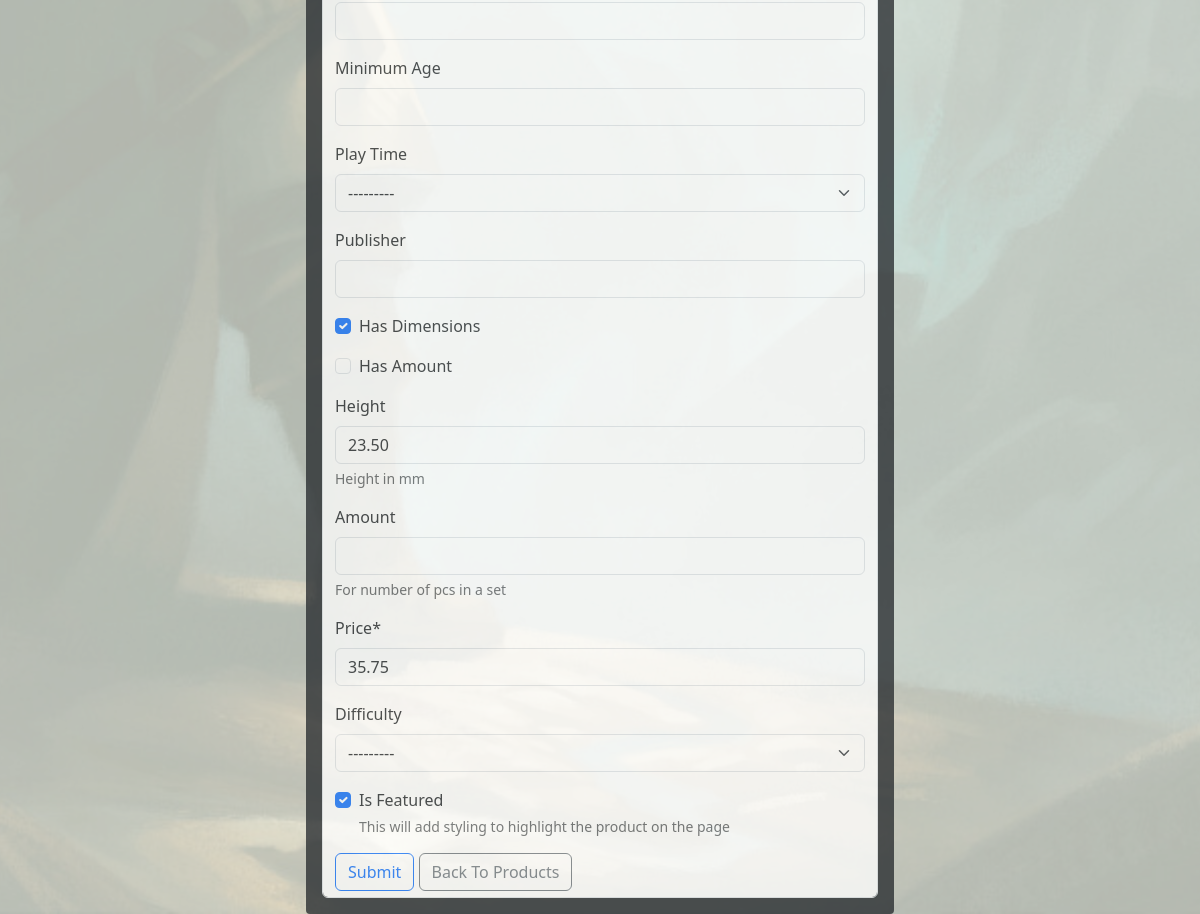
The page /products/edit/2/ (signed in, lower part) on the database as committed earlier.
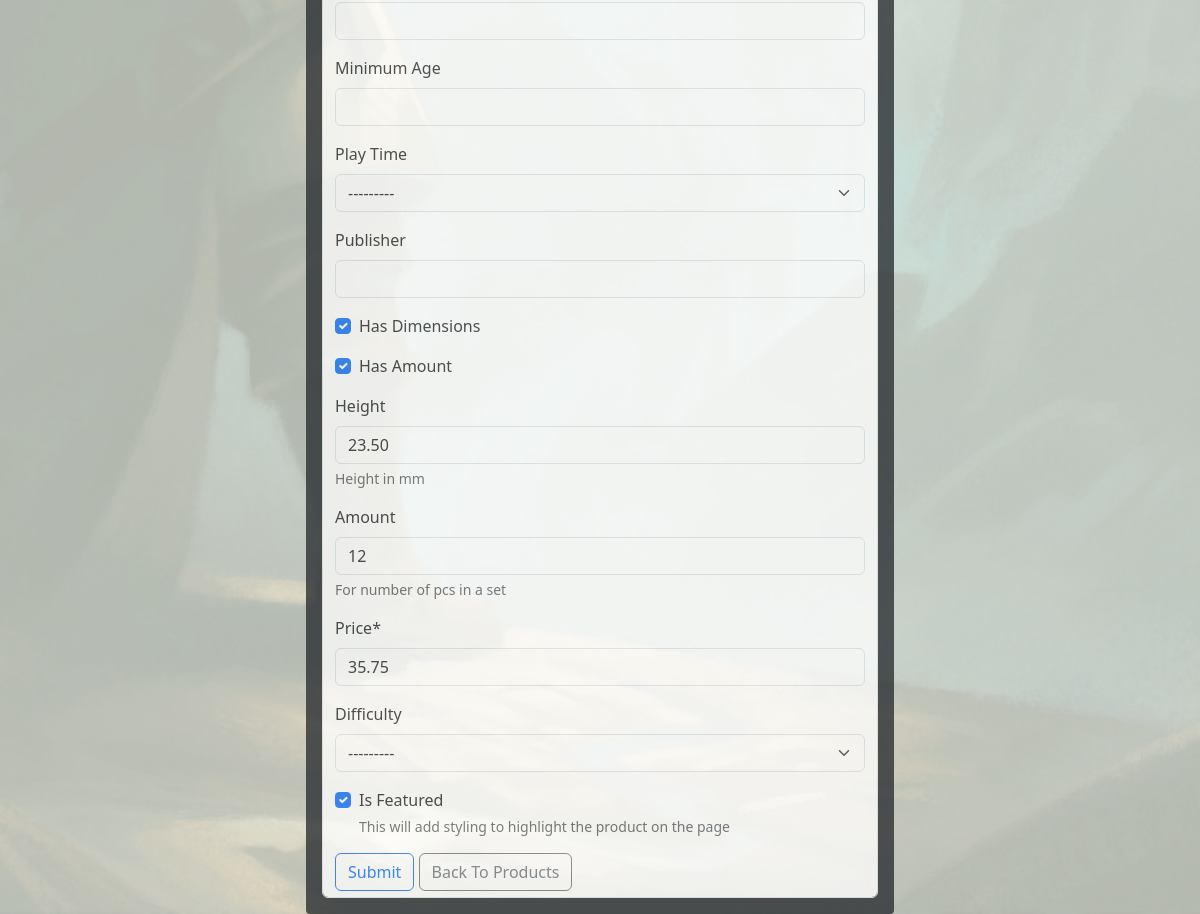
The same page on the database as committed later.
### products/models.py (models this page shows, shortened)
class Product(models.Model):
    class PlayTime(models.IntegerChoices):
        MINI = 15, 'Mini'
        SHORT = 30, 'Short'
        MEDIUM = 60, 'Medium'
        LONG = 120, 'Long'
        EPIC = 240, 'Epic'
        LEGENDARY = 480, 'Legendary'
    class Difficulty(models.IntegerChoices):
        EASY = 1, 'Easy'
        MEDIUM = 2, 'Medium'
        HARD = 3, 'Hard'
        EXPERT = 4, 'Expert'
        MASTER = 5, 'Master'
    """ A model to represent a product"""
    category = models.ForeignKey(
        'Category',
        null=True,
        blank=True,
        on_delete=models.SET_NULL
    )
    tags = models.ManyToManyField(
        'Tag',
        blank=True,
        verbose_name='Tags',
        related_name='products',
        help_text= 'Hold "Crtl" while clicking select multiple tags'
    )
    name = models.CharField(
        max_length=255,
        null=False,
        blank=False,
        unique=True,
        verbose_name='Product Name'
    )
    sku = models.CharField(
        max_length=255,
        null=True,
        blank=True,
        unique=True,
        verbose_name='SKU',
        help_text='Stock Keeping Unit, generated automatically'
    )
    year = models.IntegerField(
        validators=[
            MinValueValidator(1900),
            MaxValueValidator(datetime.now().year)
        ],
        null=True,
        blank=True,
        verbose_name='Year Released',
        help_text='Year the product was released, e.g. 2024'
    )
    description = models.TextField(
        max_length=2048,
        null=False,
        blank=False,
        verbose_name='Description'
    )
    min_players = models.IntegerField(
        validators=[
            MinValueValidator(1),
            MaxValueValidator(10),
        ],
        null=True,
        blank=True,
        verbose_name='Minimum Players'
    )
    max_players = models.IntegerField(
        validators=[
            MinValueValidator(2),
            MaxValueValidator(24),
        ],
        null=True,
        blank=True,
        verbose_name='Maximum Players'
    )
    min_age = models.IntegerField(
        validators=[
            MinValueValidator(2),
            MaxValueValidator(99),
        ],
        null=True,
        blank=True,
        verbose_name='Minimum Age'
    )
    play_time = models.IntegerField(
        choices=PlayTime.choices,
        null=True,
        blank=True,
        verbose_name='Play Time',
        default=PlayTime.SHORT,
    )
    publisher = models.CharField(
        max_length=255,
        null=True,
        blank=True,
        verbose_name='Publisher'
    )
    has_dimensions = models.BooleanField(
        default=False,
        verbose_name='Has Dimensions'
    )
    has_amount = models.BooleanField(
        default=False,
        verbose_name='Has Amount'
    )
    height = models.DecimalField(
        max_digits=6,
        decimal_places=2,
        null=True,
        blank=True,
        verbose_name='Height',
        help_text='Height in mm'
    )
    amount = models.IntegerField(
        validators=[
            MinValueValidator(2),
            MaxValueValidator(100),
        ],
        null=True,
        blank=True,
        verbose_name='Amount',
        help_text='For number of pcs in a set'
    )
    rating = models.DecimalField(
        max_digits=3,
        decimal_places=2,
        null=True,
        blank=True,
        verbose_name='Rating'
    )
    price = models.DecimalField(
        max_digits=6,
        decimal_places=2,
        null=False,
        blank=False,
        verbose_name='Price'
    )
    difficulty = models.IntegerField(
        choices=Difficulty.choices,
        null=True,
        blank=True,
        verbose_name='Difficulty',
        default=Difficulty.MEDIUM
    )
    is_featured = models.BooleanField(
        default=False,
        verbose_name='Is Featured',
        help_text='This will add styling to highlight the product on the page'
    )
    is_active = models.BooleanField(
        default=True,
        verbose_name='Is Active'
    )
    class Meta:
        verbose_name = 'Product'
        verbose_name_plural = 'Products'
        ordering = ['name']

### products/views.py (the view, shortened to what this page needs)
# urls.py: path('edit/<int:product_id>/', ProductEditView.as_view(), name='edit_product'),
class ProductEditView(View):
    def get(self, request, product_id, *args, **kwargs):
        if not request.user.is_superuser:
            messages.error(request, 'Sorry, only store owners can do that.')
            return redirect(reverse('home'))
        product = get_object_or_404(Product, pk=product_id)
        product_form = ProductForm(instance=product)
        context = {
            'product': product,
            'product_form': product_form
        }
        return render(request, 'products/product_edit.html', context)

### products/forms.py
class ProductForm(ModelForm):
    images = MultipleFileField(
        required=False,
        help_text= 'Hold "Ctrl" while clicking to select mulitple images'
    )
    class Meta:
        model = Product
        fields = '__all__'
        exclude = ('slug', 'created_at', 'updated_at', 'is_active', 'sku', 'rating')
        widgets = {
            'images': MultipleFileField(),
            'is_featured': forms.CheckboxInput(),
            'category': forms.Select(attrs={'class': 'form-control'}),
            'tags': forms.SelectMultiple(attrs={'class': 'form-control'}),
        }
    field_order = ['name', 'images', 'category', 'tags', 'description', ...]
    def __init__(self, *args, **kwargs):
        super().__init__(*args, **kwargs)
        categories = self.fields['category'].queryset = Category.objects.all()
        tags = self.fields['tags'].queryset = Tag.objects.all()

### bag/contexts.py (called while the page is built, shortened)
def bag_contents(request):
    bag_items = []
    total = 0
    product_count = 0
    bag = request.session.get('bag', {})
    if total < settings.FREE_DELIVERY_THRESHOLD:
        delivery = total * Decimal(settings.STANDARD_DELIVERY_PERCENTAGE / 100)
        free_delivery_delta = settings.FREE_DELIVERY_THRESHOLD - total
    else:
        delivery = 0
        free_delivery_delta = 0
    grand_total = delivery + total
    context = {
        'bag_items': bag_items,
        'total': total,
        'product_count': product_count,
        'delivery': delivery,
        'free_delivery_delta': free_delivery_delta,
        'free_delivery_threshold': settings.FREE_DELIVERY_THRESHOLD,
        'grand_total': grand_total,
    }
    return context

### products/models.py (called while the page is built)
    def __str__(self):
        return self.name

    def __str__(self):
        return self.name

### products/templates/products/product_edit.html (shortened to what this page needs)
{% extends 'base.html' %}
{% load static %}
{% load crispy_forms_tags %}
{% block content %}
    <div class="form-container container-fluid w-50 text-light p-3 bg-dark opacity-75 rounded-1">
        <form class="form-control product-form" method="POST" action="{% url 'edit_product' product.id %}" enctype="multipart/form-data">
                {{ product_form | crispy | safe }}
                <button class="btn btn-outline-primary">Submit</button>
                <a href="{% url 'products' %}" class="btn btn-outline-secondary">Back To Products</a>
        </form>
    </div>
{% endblock %}

### templates/base.html (shortened to what this page needs)
{% load static %}
<!DOCTYPE html>
<html lang="en">
<head>
    {% block core_css %}
    <link href="https://cdn.jsdelivr.net/npm/bootstrap@5.3.3/dist/css/bootstrap.min.css"
        rel="stylesheet"
>
    <link rel="stylesheet" href="{% static 'css/base.css' %}" type="text/css">
    {% endblock %}
</head>
<body>
    <main class="main-container container-fluid vh-100">
        {% block content %}
        {% endblock %}
    </main>
</body>
</html>

### static/css/base.css (style rules this page uses)
:root { --clr-white: #fbfff1; --clr-black: #363537; --clr-yellow: #cfc981; --clr-green: #317a6b; --clr-grey: #bbc7ce; --clr-blue: #3E6096; --clr-blue-light: #64c2df; --clr-brown: #754634; --clr-red: #C43B3B; --clr-white-75: #fbfff1b6; --clr-black-75: #363537b6; --clr-yellow-75: #cfc981b6; --clr-green-75: #317a6bb6; --clr-grey-75: #bbc7ceb6; --clr-blue-75: #3E6096b6; --clr-blue-light-75: #64c2dfb6; --clr-brown-75: #754634b6; --clr-red-75: #C43B3Bb6; --clr-white-50: #fbfff171; --clr-black-50: #36353771; --clr-yellow-50: #cfc98171; --clr-green-50: #317a6b71; --clr-grey-50: #bbc7ce71; --clr-blue-50: #3E609671; --clr-blue-light-50: #64c2df71; --clr-brown-50: #75463471; --clr-red-50: #C43B3B71; }
* { margin: 0; padding: 0; box-sizing: border-box; }
body { min-height: 100vh !important; background: url('../images/homepage_background.jpg') no-repeat center center fixed; background-size: cover; overflow-x: hidden; color: var(--clr-black); }

Rows that differ between the two databases and show on the page:
changed Product: has_amount "☐" → "☑"; amount (not shown) → "12"
